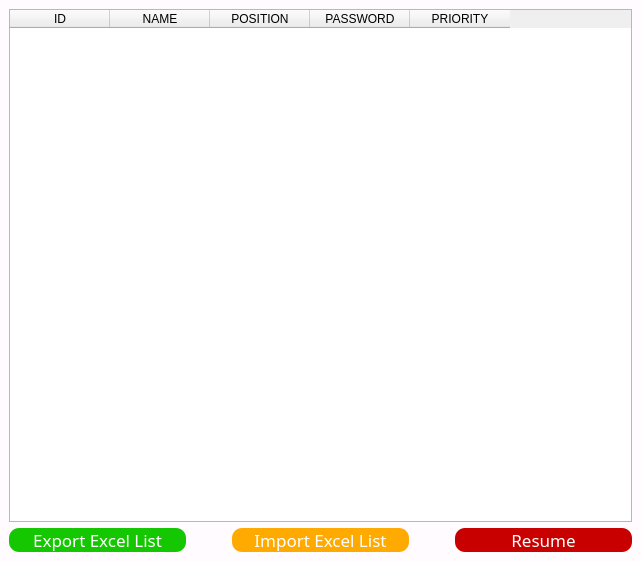
<?xml version="1.0" encoding="UTF-8"?>
<ui version="4.0">
 <class>LoginPass</class>
 <widget class="QMainWindow" name="LoginPass">
  <property name="geometry">
   <rect>
    <x>0</x>
    <y>0</y>
    <width>641</width>
    <height>561</height>
   </rect>
  </property>
  <property name="windowTitle">
   <string>Staff Accounts</string>
  </property>
  <property name="styleSheet">
   <string notr="true">QMainWindow
{
	background-color: rgb(255, 251, 255);
}</string>
  </property>
  <widget class="QWidget" name="centralwidget">
   <layout class="QVBoxLayout" name="verticalLayout">
    <item>
     <widget class="QTableWidget" name="tableWidget">
      <property name="editTriggers">
       <set>QAbstractItemView::NoEditTriggers</set>
      </property>
      <property name="selectionBehavior">
       <enum>QAbstractItemView::SelectRows</enum>
      </property>
      <column>
       <property name="text">
        <string>ID</string>
       </property>
      </column>
      <column>
       <property name="text">
        <string>NAME</string>
       </property>
      </column>
      <column>
       <property name="text">
        <string>POSITION</string>
       </property>
      </column>
      <column>
       <property name="text">
        <string>PASSWORD</string>
       </property>
      </column>
      <column>
       <property name="text">
        <string>PRIORITY</string>
       </property>
      </column>
     </widget>
    </item>
    <item>
     <layout class="QHBoxLayout" name="horizontalLayout">
      <item>
       <widget class="QPushButton" name="pushButton_2">
        <property name="styleSheet">
         <string notr="true">QPushButton

{
    font-family:Microsoft Yahei;

    font-size:13pt;
 
    color:white;

    background-color:rgb(21, 199, 1);

    border-radius:10px;

}

QPushButton:hover
{
    background-color:rgb(21, 175, 0);
    padding-left:-3px;
    padding-top:-3px;

}


QPushButton:pressed
{  
    background-color:rgb(0, 113, 0);
    padding-left:3px;
    padding-top:3px;
}</string>
        </property>
        <property name="text">
         <string>Export Excel List</string>
        </property>
       </widget>
      </item>
      <item>
       <spacer name="horizontalSpacer_2">
        <property name="orientation">
         <enum>Qt::Horizontal</enum>
        </property>
        <property name="sizeType">
         <enum>QSizePolicy::Fixed</enum>
        </property>
        <property name="sizeHint" stdset="0">
         <size>
          <width>40</width>
          <height>20</height>
         </size>
        </property>
       </spacer>
      </item>
      <item>
       <widget class="QPushButton" name="pushButton_3">
        <property name="styleSheet">
         <string notr="true">QPushButton
{
    font-family:Microsoft Yahei;
    font-size:13pt; 
    color:white;
    background-color:rgb(255, 170, 0);
    border-radius:10px;
}

QPushButton:hover
{
    background-color:rgb(230, 153, 0);
    padding-left:-3px;
    padding-top:-3px;

}

QPushButton:pressed
{
    background-color:rgb(197, 128, 0);
    padding-left:3px;
    padding-top:3px;
}</string>
        </property>
        <property name="text">
         <string>Import Excel List</string>
        </property>
       </widget>
      </item>
      <item>
       <spacer name="horizontalSpacer_3">
        <property name="orientation">
         <enum>Qt::Horizontal</enum>
        </property>
        <property name="sizeType">
         <enum>QSizePolicy::Fixed</enum>
        </property>
        <property name="sizeHint" stdset="0">
         <size>
          <width>40</width>
          <height>20</height>
         </size>
        </property>
       </spacer>
      </item>
      <item>
       <widget class="QPushButton" name="pushButton_4">
        <property name="styleSheet">
         <string notr="true">QPushButton
{
    font-family:Microsoft Yahei;
    font-size:13pt;  
    color:white;
    background-color:rgb(200, 0, 0);
    border-radius:10px;
}


QPushButton:hover
{

    background-color:rgb(176, 0, 0);
    padding-left:-3px;
    padding-top:-3px;
}


QPushButton:pressed
{
    background-color:rgb(147, 0, 0);  
    padding-left:3px;
    padding-top:3px;
    font-size:13pt;}</string>
        </property>
        <property name="text">
         <string>Resume</string>
        </property>
       </widget>
      </item>
     </layout>
    </item>
   </layout>
  </widget>
 </widget>
 <resources/>
 <connections/>
</ui>
